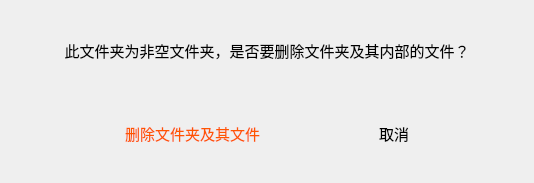
<?xml version="1.0" encoding="UTF-8"?>
<ui version="4.0">
 <class>removeConfirm</class>
 <widget class="QDialog" name="removeConfirm">
  <property name="geometry">
   <rect>
    <x>0</x>
    <y>0</y>
    <width>534</width>
    <height>183</height>
   </rect>
  </property>
  <property name="windowTitle">
   <string>删除文件夹</string>
  </property>
  <property name="styleSheet">
   <string notr="true"/>
  </property>
  <layout class="QVBoxLayout" name="verticalLayout">
   <item>
    <widget class="QLabel" name="label">
     <property name="font">
      <font>
       <pointsize>11</pointsize>
      </font>
     </property>
     <property name="text">
      <string>此文件夹为非空文件夹，是否要删除文件夹及其内部的文件？</string>
     </property>
     <property name="alignment">
      <set>Qt::AlignCenter</set>
     </property>
    </widget>
   </item>
   <item>
    <widget class="QWidget" name="widget" native="true">
     <layout class="QHBoxLayout" name="horizontalLayout">
      <item>
       <widget class="QToolButton" name="comfirmBtn">
        <property name="font">
         <font>
          <pointsize>11</pointsize>
          <stylestrategy>PreferAntialias</stylestrategy>
         </font>
        </property>
        <property name="cursor">
         <cursorShape>PointingHandCursor</cursorShape>
        </property>
        <property name="styleSheet">
         <string notr="true">
background-color: rgba(255, 255, 255, 0);

color: rgb(255, 85, 0);</string>
        </property>
        <property name="text">
         <string>删除文件夹及其文件</string>
        </property>
        <property name="popupMode">
         <enum>QToolButton::DelayedPopup</enum>
        </property>
        <property name="autoRaise">
         <bool>true</bool>
        </property>
        <property name="arrowType">
         <enum>Qt::NoArrow</enum>
        </property>
       </widget>
      </item>
      <item>
       <widget class="QToolButton" name="cancelccBtn">
        <property name="font">
         <font>
          <pointsize>11</pointsize>
          <stylestrategy>PreferAntialias</stylestrategy>
         </font>
        </property>
        <property name="cursor">
         <cursorShape>PointingHandCursor</cursorShape>
        </property>
        <property name="styleSheet">
         <string notr="true">
background-color: rgba(255, 255, 255, 0);</string>
        </property>
        <property name="text">
         <string>取消</string>
        </property>
        <property name="autoRaise">
         <bool>true</bool>
        </property>
       </widget>
      </item>
     </layout>
    </widget>
   </item>
  </layout>
 </widget>
 <resources/>
 <connections/>
</ui>
